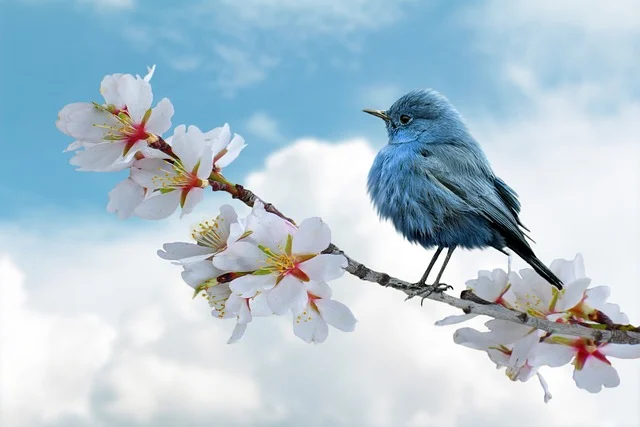
#> input picture opencv/images/bird.jpg, 640 x 427 px, found by its file name; its folder holds only this picture in this run
$ python '3. image_encoding.py'
#> lines starting #> are read from the running program, lines starting #| are printed output that depends on the picture
import numpy as np
import cv2

image_name = "bird"
path = f"/home/abdullah/catkin_ws/src/rostutorial/opencv/images/{image_name}.jpg"

color_image = cv2.imread(path, cv2.IMREAD_COLOR)
#> color_image is the input picture: shape (427, 640, 3); mean B, G, R 210.7, 198.5, 178.4

if color_image is None:
    print(f"Error: Could not open or find the image {image_name}.jpg")

else:
    cv2.imshow("Original Image", color_image)
    cv2.moveWindow("Original Image", 0, 0)

    height, width, channels = color_image.shape
#> height = 427; width = 640; channels = 3
    blue, green, red = cv2.split(color_image)
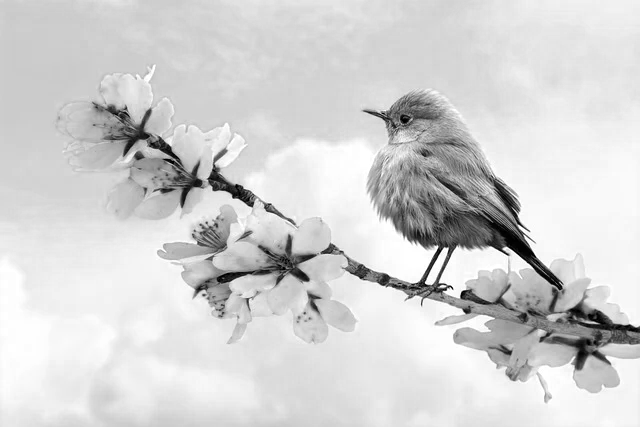
#> blue: shape (427, 640); min 0, max 255, mean 210.7
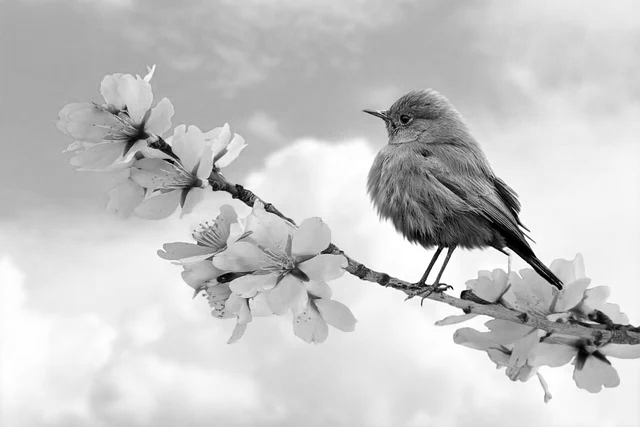
#> green: shape (427, 640); min 0, max 255, mean 198.5
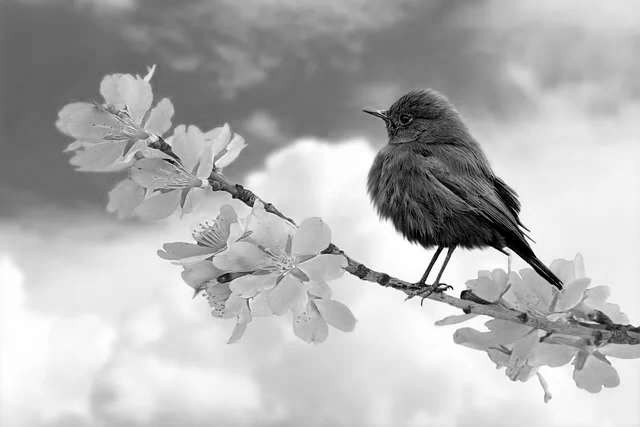
#> red: shape (427, 640); min 0, max 255, mean 178.4

    cv2.imshow("Blue Channel", blue)
    cv2.moveWindow("Blue Channel", 0, height)

    cv2.imshow("Green Channel", green)
    cv2.moveWindow("Green Channel", 0, height)

    cv2.imshow("Red Channel", red)
    cv2.moveWindow("Red Channel", 0, height)
# --------------------------------------------------------------------------
    hue_saturation_value = cv2.cvtColor(color_image, cv2.COLOR_BGR2HSV)
#> hue_saturation_value: shape (427, 640, 3); mean H, S, V 90.6, 49.6, 213
    hue, saturation, value = cv2.split(hue_saturation_value)
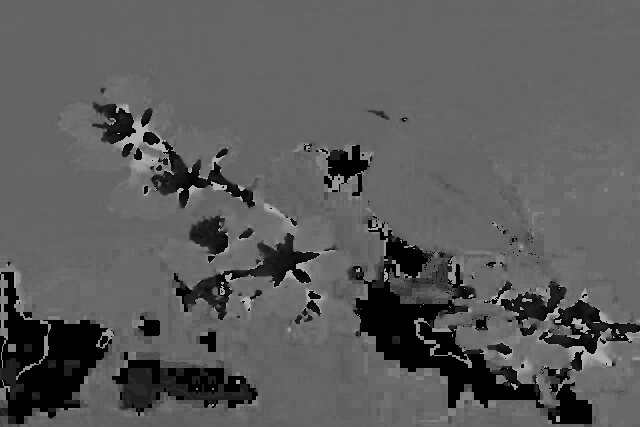
#> hue: shape (427, 640); min 0, max 179, mean 90.6
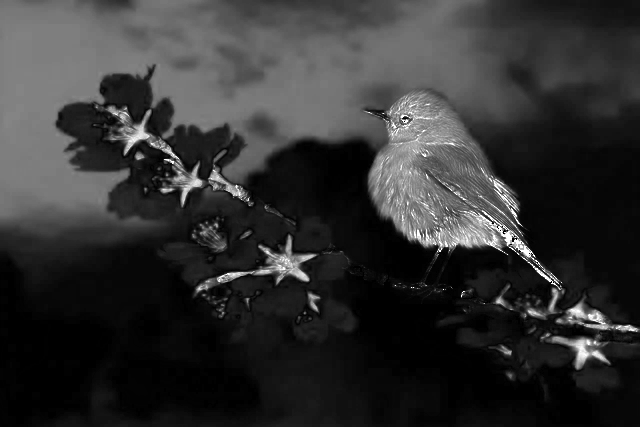
#> saturation: shape (427, 640); min 0, max 255, mean 49.6
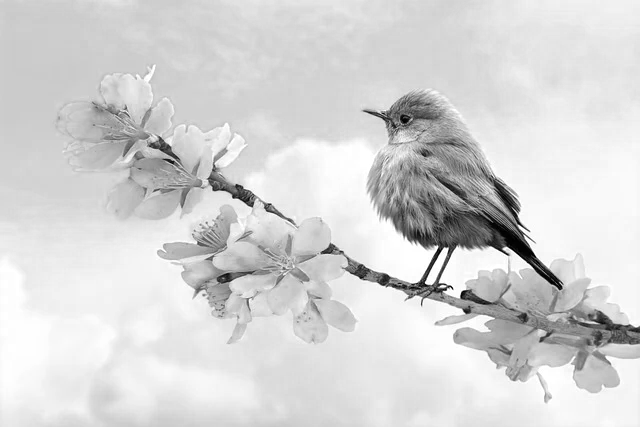
#> value: shape (427, 640); min 0, max 255, mean 213
    hue_saturation_value_image = np.concatenate((hue, saturation, value), axis=1)
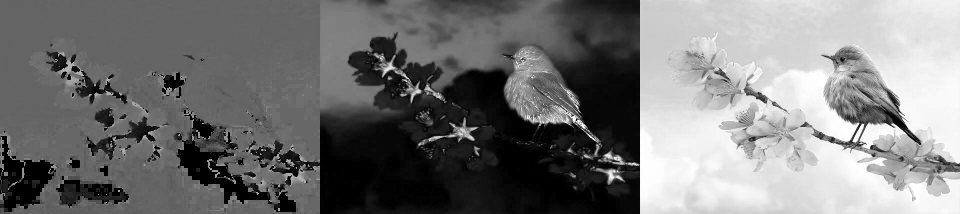
#> hue_saturation_value_image: shape (427, 1920) (shown at 1/2 size); min 0, max 255, mean 117.7

    cv2.imshow("Hue, Saturation, Value Image", hue_saturation_value_image)

# --------------------------------------------------------------------------
    gray_image = cv2.cvtColor(color_image, cv2.COLOR_BGR2GRAY)
    cv2.imshow("Gray Image", gray_image)

    cv2.waitKey(0)
    cv2.destroyAllWindows()
